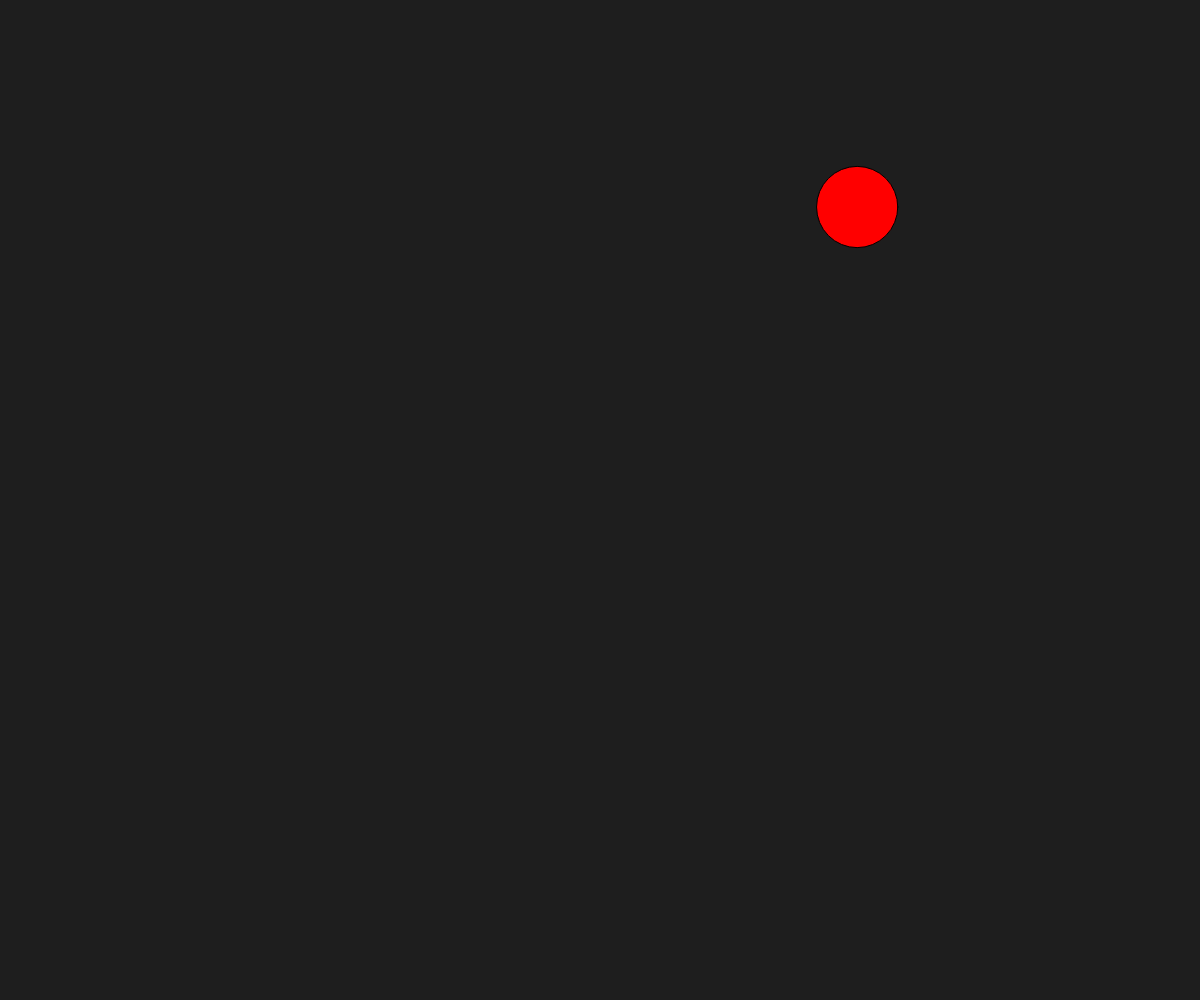
Frame 1 (no input)
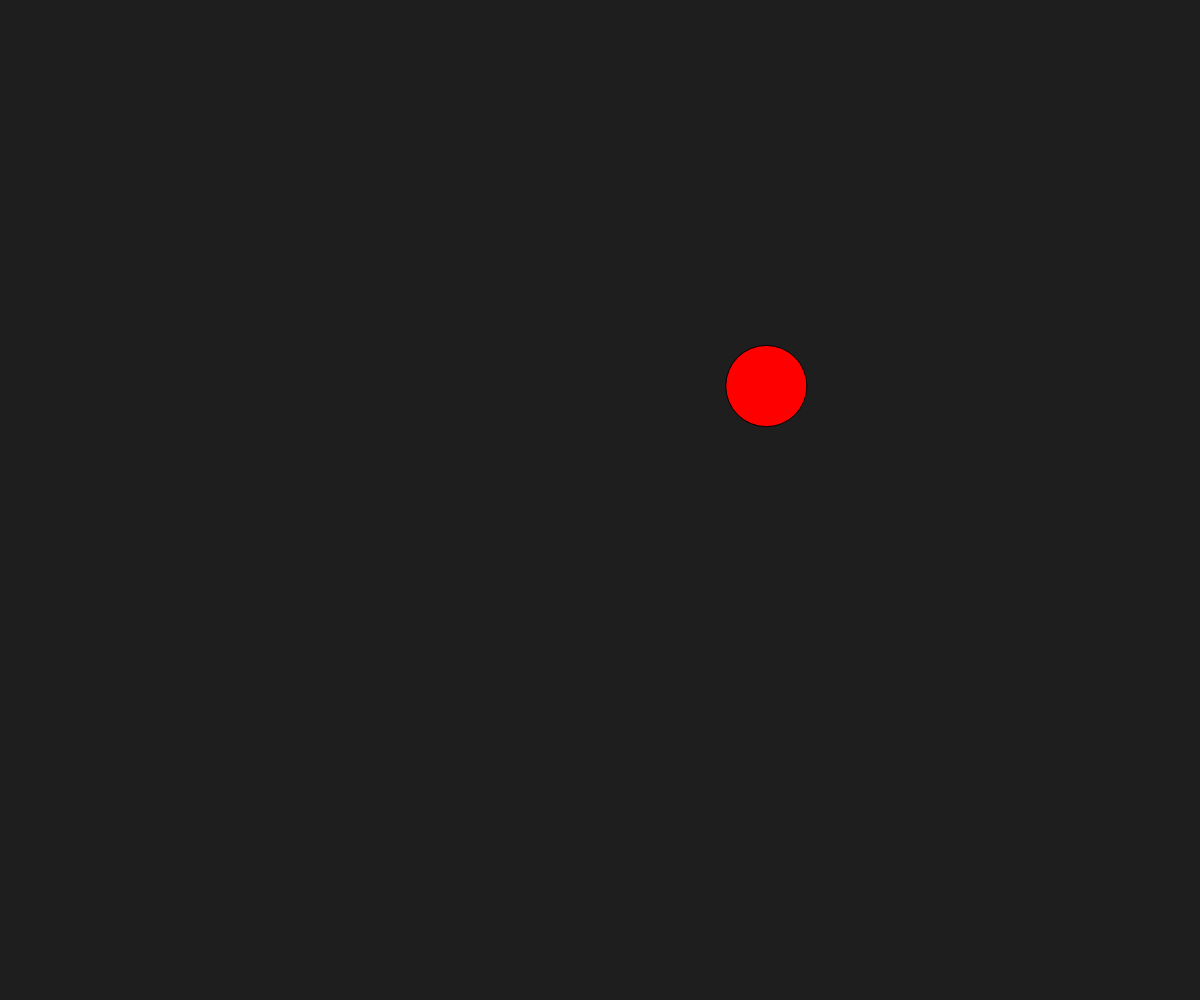
Frame 60 (no input)
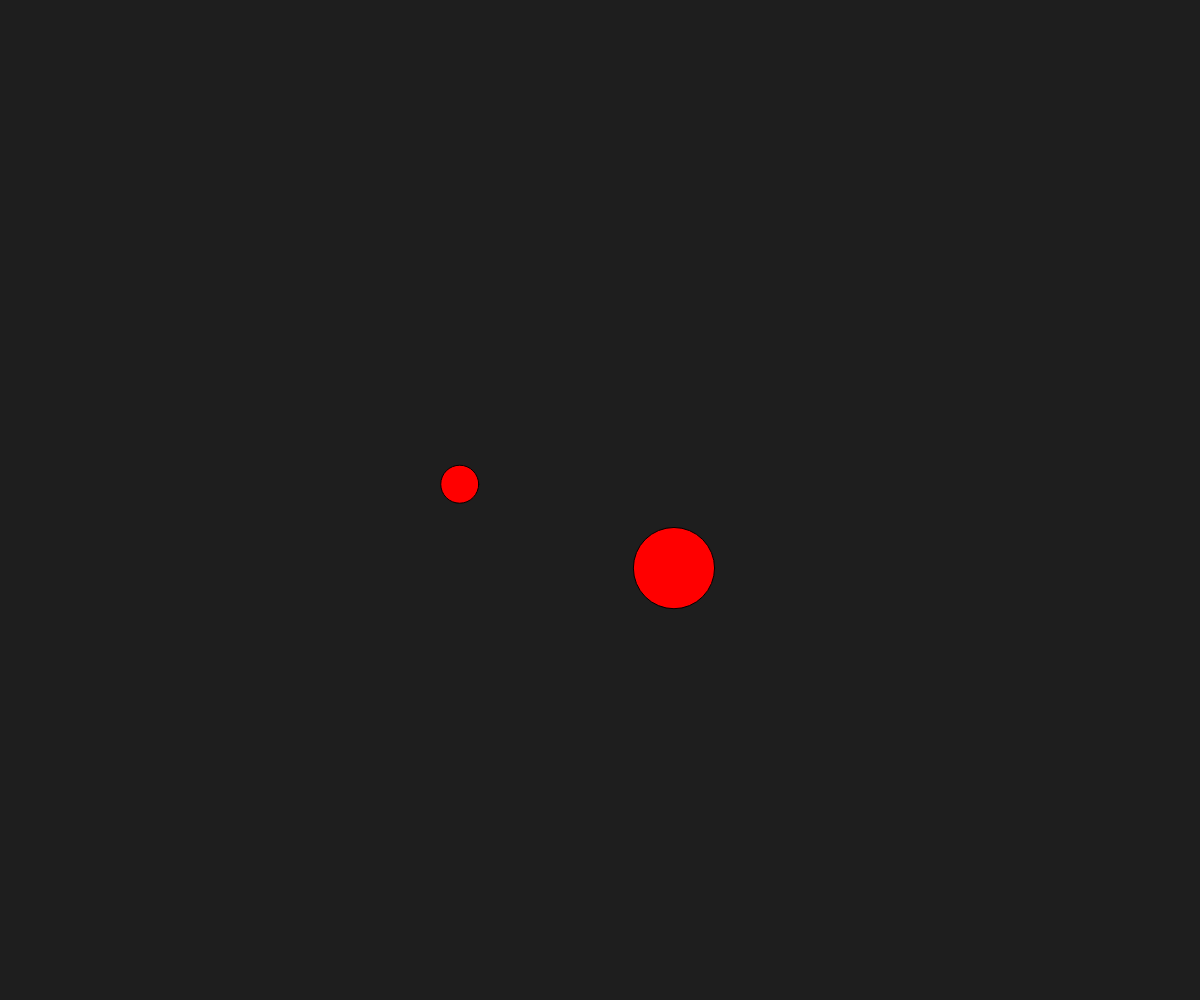
Frame 120 (the mouse pressed at the canvas centre since frame 60)

The p5.js sketch that drew these frames (run headless with seeded random() and noise() and a simulated clock; from frame 60 on, the mouse is pressed at the canvas centre):

// p5.js sketch
// ── sketch.js
// Project Title
// Your Name
// Date
//
// Extra for Experts:
// - describe what you did to take this project "above and beyond"



//create array to store ball objects
let ballsArray = [];
let x, y, w;

function setup() {
  createCanvas(windowWidth, windowHeight);
  createBall();
}

function draw() {
  background(30);

  // fill(noise(x)*255, noise(y)*255, noise(w)*255);
  fill(255,0,0);
  for (let i = 0; i < ballsArray.length; i++) {
  circle(ballsArray[i].x, ballsArray[i].y, ballsArray[i].diameter)
  ballsArray[i].x += ballsArray[i].dx; //x rate of change
  ballsArray[i].y += ballsArray[i].dy; // y roc 
  }

}

function createBall() {
  //create a temp ball object
   let newBall = {
      x: random(width),
      y: random(height),
      diameter: random(25, 100),
      dx: random(-5, 5),
      dy: random(-5, 5),
  };

  //Copying ball obj into the array
  ballsArray.push(newBall);

}

function mousePressed() {
  createBall();
  ballsArray[ballsArray.length-1].x = mouseX;
  ballsArray[ballsArray.length-1].y = mouseY;
}
